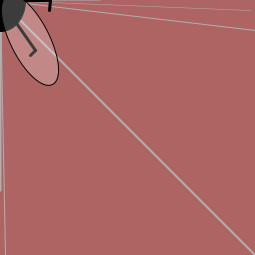
Frame 1 (no input)
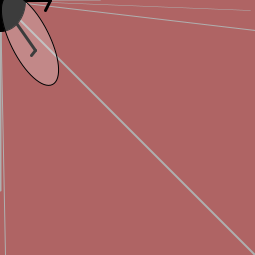
Frame 60 (the mouse pressed at the canvas centre just before this capture)
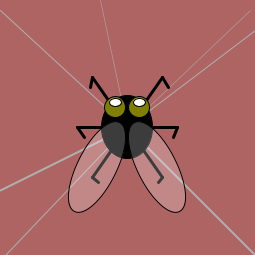
Frame 120 (the mouse held since frame 60 and released just before this capture)

The Processing sketch that drew these frames (run headless with seeded random() and noise(); from frame 60 on, the mouse is pressed at the canvas centre):

// Processing sketch: processing_184565
// ── processing_184565.pde

void ala_esq () {
  fill(255, 60);
  rotate(90);
  ellipse (0, 0, 100, 40);
}

void ala_dret () {
  fill(255, 60);
  rotate(-90);
  ellipse (0, 0, 100, 40);
}

void setup () {
  size (255, 255);
}

void draw () {
  background (175, 100, 100);

  ellipseMode(CENTER);
  //rotate (0);

  //telaraña
  stroke (175);
  line (5, 255, mouseX, mouseY);
  line (0, 10, mouseX, mouseY);
  line (255, 30, mouseX, mouseY);
  strokeWeight (0.5);
  line (250, 10, mouseX, mouseY);
  line (100, 0, mouseX, mouseY);
  strokeWeight (2);
  line (255, 255, mouseX, mouseY);
  line (0, 190, mouseX, mouseY);

  //potes
  strokeWeight(3);
  stroke (0);

  line (mouseX, mouseY, mouseX-35, mouseY-50);//dalt_esq
  line (mouseX-35, mouseY-50, mouseX-40+random(6), mouseY-40);

  line (mouseX, mouseY, mouseX-50, mouseY);//mig_esq
  line (mouseX-50, mouseY, mouseX-45+random(3), mouseY+10);

  line (mouseX, mouseY, mouseX-35, mouseY+50);//baix_esq
  line (mouseX-35, mouseY+50, mouseX-30+random(5), mouseY+55);

  line (mouseX, mouseY, mouseX+35, mouseY+50);//baix_dret
  line (mouseX+35, mouseY+50, mouseX+30+random(4), mouseY+55);

  line (mouseX, mouseY, mouseX+50, mouseY);//mig_dret
  line (mouseX+50, mouseY, mouseX+45+random(5), mouseY+10);

  line (mouseX, mouseY, mouseX+35, mouseY-50);//dalt_dret
  line (mouseX+35, mouseY-50, mouseX+40+random(4), mouseY-40);

  //cos
  strokeWeight (1);
  fill (0);
  ellipse (mouseX, mouseY, height/5, width/4);

  //ulls
  fill (mouseX, mouseY, random(255));
  ellipse (mouseX+12, mouseY-20, height/12, width/12);
  ellipse (mouseX-12, mouseY-20, height/12, width/12);

  fill (255);
  ellipse (mouseX+12, mouseY-25, height/20, width/30);
  ellipse (mouseX-12, mouseY-25, height/20, width/30);

  //ales

  pushMatrix();
  translate(mouseX-30, mouseY+40);
  ala_esq();
  popMatrix();

  pushMatrix();
  translate(mouseX+30, mouseY+40);
  ala_dret();
  popMatrix();
}
